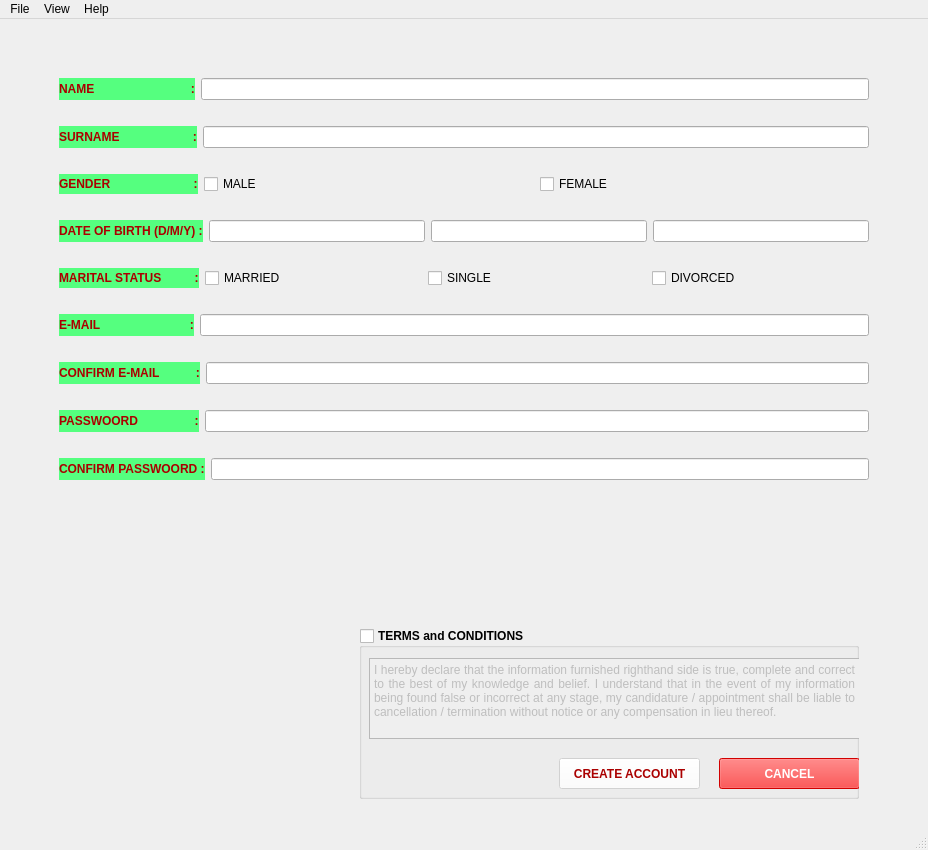
<?xml version="1.0" encoding="UTF-8"?>
<ui version="4.0">
 <class>MainWindow</class>
 <widget class="QMainWindow" name="MainWindow">
  <property name="geometry">
   <rect>
    <x>0</x>
    <y>0</y>
    <width>928</width>
    <height>850</height>
   </rect>
  </property>
  <property name="minimumSize">
   <size>
    <width>750</width>
    <height>850</height>
   </size>
  </property>
  <property name="maximumSize">
   <size>
    <width>1500</width>
    <height>1500</height>
   </size>
  </property>
  <property name="contextMenuPolicy">
   <enum>Qt::DefaultContextMenu</enum>
  </property>
  <property name="windowTitle">
   <string>MainWindow</string>
  </property>
  <widget class="QWidget" name="centralwidget">
   <layout class="QVBoxLayout" name="verticalLayout_3">
    <item>
     <layout class="QVBoxLayout" name="verticalLayout_2" stretch="75,25">
      <property name="leftMargin">
       <number>10</number>
      </property>
      <property name="topMargin">
       <number>10</number>
      </property>
      <property name="rightMargin">
       <number>10</number>
      </property>
      <property name="bottomMargin">
       <number>10</number>
      </property>
      <item>
       <layout class="QVBoxLayout" name="verticalLayout">
        <property name="leftMargin">
         <number>30</number>
        </property>
        <property name="topMargin">
         <number>30</number>
        </property>
        <property name="rightMargin">
         <number>30</number>
        </property>
        <property name="bottomMargin">
         <number>30</number>
        </property>
        <item>
         <layout class="QHBoxLayout" name="horizontalLayout">
          <property name="leftMargin">
           <number>10</number>
          </property>
          <property name="topMargin">
           <number>10</number>
          </property>
          <property name="rightMargin">
           <number>10</number>
          </property>
          <property name="bottomMargin">
           <number>10</number>
          </property>
          <item>
           <widget class="QLabel" name="label">
            <property name="font">
             <font>
              <family>Arial</family>
              <weight>75</weight>
              <bold>true</bold>
             </font>
            </property>
            <property name="styleSheet">
             <string notr="true">background-color: rgb(85, 255, 127);
color: rgb(170, 0, 0);</string>
            </property>
            <property name="text">
             <string>NAME                             :</string>
            </property>
           </widget>
          </item>
          <item>
           <widget class="QLineEdit" name="lineEdit"/>
          </item>
         </layout>
        </item>
        <item>
         <layout class="QHBoxLayout" name="horizontalLayout_2">
          <property name="leftMargin">
           <number>10</number>
          </property>
          <property name="topMargin">
           <number>10</number>
          </property>
          <property name="rightMargin">
           <number>10</number>
          </property>
          <property name="bottomMargin">
           <number>10</number>
          </property>
          <item>
           <widget class="QLabel" name="label_2">
            <property name="font">
             <font>
              <family>Arial</family>
              <weight>75</weight>
              <bold>true</bold>
             </font>
            </property>
            <property name="styleSheet">
             <string notr="true">background-color: rgb(85, 255, 127);
border-color: rgb(0, 0, 0);
color: rgb(170, 0, 0);</string>
            </property>
            <property name="text">
             <string>SURNAME                      :</string>
            </property>
           </widget>
          </item>
          <item>
           <widget class="QLineEdit" name="lineEdit_2"/>
          </item>
         </layout>
        </item>
        <item>
         <layout class="QHBoxLayout" name="horizontalLayout_3">
          <property name="leftMargin">
           <number>10</number>
          </property>
          <property name="topMargin">
           <number>10</number>
          </property>
          <property name="rightMargin">
           <number>10</number>
          </property>
          <property name="bottomMargin">
           <number>10</number>
          </property>
          <item>
           <widget class="QLabel" name="label_3">
            <property name="sizePolicy">
             <sizepolicy hsizetype="Fixed" vsizetype="Preferred">
              <horstretch>0</horstretch>
              <verstretch>0</verstretch>
             </sizepolicy>
            </property>
            <property name="font">
             <font>
              <family>Arial</family>
              <weight>75</weight>
              <bold>true</bold>
             </font>
            </property>
            <property name="styleSheet">
             <string notr="true">background-color: rgb(85, 255, 127);
color: rgb(170, 0, 0);</string>
            </property>
            <property name="text">
             <string>GENDER                         :</string>
            </property>
           </widget>
          </item>
          <item>
           <widget class="QCheckBox" name="checkBox_4">
            <property name="text">
             <string>MALE</string>
            </property>
           </widget>
          </item>
          <item>
           <widget class="QCheckBox" name="checkBox_5">
            <property name="text">
             <string>FEMALE</string>
            </property>
           </widget>
          </item>
         </layout>
        </item>
        <item>
         <layout class="QHBoxLayout" name="horizontalLayout_10">
          <property name="leftMargin">
           <number>10</number>
          </property>
          <property name="topMargin">
           <number>10</number>
          </property>
          <property name="rightMargin">
           <number>10</number>
          </property>
          <property name="bottomMargin">
           <number>10</number>
          </property>
          <item>
           <widget class="QLabel" name="label_4">
            <property name="sizePolicy">
             <sizepolicy hsizetype="Fixed" vsizetype="Preferred">
              <horstretch>0</horstretch>
              <verstretch>0</verstretch>
             </sizepolicy>
            </property>
            <property name="font">
             <font>
              <family>Arial</family>
              <weight>75</weight>
              <bold>true</bold>
             </font>
            </property>
            <property name="styleSheet">
             <string notr="true">background-color: rgb(85, 255, 127);
color: rgb(170, 0, 0);</string>
            </property>
            <property name="text">
             <string>DATE OF BIRTH (D/M/Y) :</string>
            </property>
           </widget>
          </item>
          <item>
           <widget class="QLineEdit" name="lineEdit_7"/>
          </item>
          <item>
           <widget class="QLineEdit" name="lineEdit_8"/>
          </item>
          <item>
           <widget class="QLineEdit" name="lineEdit_9"/>
          </item>
         </layout>
        </item>
        <item>
         <layout class="QHBoxLayout" name="horizontalLayout_4">
          <property name="leftMargin">
           <number>10</number>
          </property>
          <property name="topMargin">
           <number>10</number>
          </property>
          <property name="rightMargin">
           <number>10</number>
          </property>
          <property name="bottomMargin">
           <number>10</number>
          </property>
          <item>
           <widget class="QLabel" name="label_5">
            <property name="sizePolicy">
             <sizepolicy hsizetype="Fixed" vsizetype="Preferred">
              <horstretch>0</horstretch>
              <verstretch>0</verstretch>
             </sizepolicy>
            </property>
            <property name="font">
             <font>
              <family>Arial</family>
              <weight>75</weight>
              <bold>true</bold>
             </font>
            </property>
            <property name="styleSheet">
             <string notr="true">background-color: rgb(85, 255, 127);
color: rgb(170, 0, 0);</string>
            </property>
            <property name="text">
             <string>MARITAL STATUS          :</string>
            </property>
           </widget>
          </item>
          <item>
           <widget class="QCheckBox" name="checkBox">
            <property name="text">
             <string>MARRIED</string>
            </property>
           </widget>
          </item>
          <item>
           <widget class="QCheckBox" name="checkBox_2">
            <property name="text">
             <string>SINGLE</string>
            </property>
           </widget>
          </item>
          <item>
           <widget class="QCheckBox" name="checkBox_3">
            <property name="text">
             <string>DIVORCED</string>
            </property>
           </widget>
          </item>
         </layout>
        </item>
        <item>
         <layout class="QHBoxLayout" name="horizontalLayout_5">
          <property name="leftMargin">
           <number>10</number>
          </property>
          <property name="topMargin">
           <number>10</number>
          </property>
          <property name="rightMargin">
           <number>10</number>
          </property>
          <property name="bottomMargin">
           <number>10</number>
          </property>
          <item>
           <widget class="QLabel" name="label_6">
            <property name="font">
             <font>
              <family>Arial</family>
              <weight>75</weight>
              <bold>true</bold>
             </font>
            </property>
            <property name="styleSheet">
             <string notr="true">background-color: rgb(85, 255, 127);
color: rgb(170, 0, 0);</string>
            </property>
            <property name="text">
             <string>E-MAIL                           :</string>
            </property>
           </widget>
          </item>
          <item>
           <widget class="QLineEdit" name="lineEdit_3"/>
          </item>
         </layout>
        </item>
        <item>
         <layout class="QHBoxLayout" name="horizontalLayout_6">
          <property name="leftMargin">
           <number>10</number>
          </property>
          <property name="topMargin">
           <number>10</number>
          </property>
          <property name="rightMargin">
           <number>10</number>
          </property>
          <property name="bottomMargin">
           <number>10</number>
          </property>
          <item>
           <widget class="QLabel" name="label_7">
            <property name="font">
             <font>
              <family>Arial</family>
              <weight>75</weight>
              <bold>true</bold>
             </font>
            </property>
            <property name="styleSheet">
             <string notr="true">background-color: rgb(85, 255, 127);
color: rgb(170, 0, 0);</string>
            </property>
            <property name="text">
             <string>CONFIRM E-MAIL           :</string>
            </property>
           </widget>
          </item>
          <item>
           <widget class="QLineEdit" name="lineEdit_4"/>
          </item>
         </layout>
        </item>
        <item>
         <layout class="QHBoxLayout" name="horizontalLayout_8">
          <property name="leftMargin">
           <number>10</number>
          </property>
          <property name="topMargin">
           <number>10</number>
          </property>
          <property name="rightMargin">
           <number>10</number>
          </property>
          <property name="bottomMargin">
           <number>10</number>
          </property>
          <item>
           <widget class="QLabel" name="label_8">
            <property name="font">
             <font>
              <family>Arial</family>
              <weight>75</weight>
              <bold>true</bold>
             </font>
            </property>
            <property name="styleSheet">
             <string notr="true">background-color: rgb(85, 255, 127);
color: rgb(170, 0, 0);</string>
            </property>
            <property name="text">
             <string>PASSWOORD                 :</string>
            </property>
           </widget>
          </item>
          <item>
           <widget class="QLineEdit" name="lineEdit_5"/>
          </item>
         </layout>
        </item>
        <item>
         <layout class="QHBoxLayout" name="horizontalLayout_9">
          <property name="leftMargin">
           <number>10</number>
          </property>
          <property name="topMargin">
           <number>10</number>
          </property>
          <property name="rightMargin">
           <number>10</number>
          </property>
          <property name="bottomMargin">
           <number>10</number>
          </property>
          <item>
           <widget class="QLabel" name="label_9">
            <property name="font">
             <font>
              <family>Arial</family>
              <weight>75</weight>
              <bold>true</bold>
             </font>
            </property>
            <property name="styleSheet">
             <string notr="true">background-color: rgb(85, 255, 127);
color: rgb(170, 0, 0);</string>
            </property>
            <property name="text">
             <string>CONFIRM PASSWOORD :</string>
            </property>
           </widget>
          </item>
          <item>
           <widget class="QLineEdit" name="lineEdit_6"/>
          </item>
         </layout>
        </item>
        <item>
         <widget class="QLabel" name="uyarialani">
          <property name="font">
           <font>
            <pointsize>10</pointsize>
            <weight>75</weight>
            <bold>true</bold>
            <underline>true</underline>
           </font>
          </property>
          <property name="styleSheet">
           <string notr="true">
color: rgb(255, 0, 0);</string>
          </property>
          <property name="text">
           <string/>
          </property>
         </widget>
        </item>
       </layout>
      </item>
      <item>
       <layout class="QHBoxLayout" name="horizontalLayout_7" stretch="20,80,0">
        <property name="leftMargin">
         <number>10</number>
        </property>
        <property name="topMargin">
         <number>10</number>
        </property>
        <property name="rightMargin">
         <number>10</number>
        </property>
        <property name="bottomMargin">
         <number>10</number>
        </property>
        <item>
         <spacer name="horizontalSpacer">
          <property name="orientation">
           <enum>Qt::Horizontal</enum>
          </property>
          <property name="sizeHint" stdset="0">
           <size>
            <width>40</width>
            <height>20</height>
           </size>
          </property>
         </spacer>
        </item>
        <item>
         <widget class="QGroupBox" name="groupBox">
          <property name="sizePolicy">
           <sizepolicy hsizetype="Fixed" vsizetype="Preferred">
            <horstretch>0</horstretch>
            <verstretch>0</verstretch>
           </sizepolicy>
          </property>
          <property name="maximumSize">
           <size>
            <width>500</width>
            <height>200</height>
           </size>
          </property>
          <property name="font">
           <font>
            <family>Arial</family>
            <weight>75</weight>
            <bold>true</bold>
           </font>
          </property>
          <property name="title">
           <string>TERMS and CONDITIONS</string>
          </property>
          <property name="flat">
           <bool>false</bool>
          </property>
          <property name="checkable">
           <bool>true</bool>
          </property>
          <property name="checked">
           <bool>false</bool>
          </property>
          <widget class="QTextBrowser" name="textBrowser">
           <property name="geometry">
            <rect>
             <x>10</x>
             <y>30</y>
             <width>491</width>
             <height>81</height>
            </rect>
           </property>
           <property name="html">
            <string>&lt;!DOCTYPE HTML PUBLIC &quot;-//W3C//DTD HTML 4.0//EN&quot; &quot;http://www.w3.org/TR/REC-html40/strict.dtd&quot;&gt;
&lt;html&gt;&lt;head&gt;&lt;meta name=&quot;qrichtext&quot; content=&quot;1&quot; /&gt;&lt;style type=&quot;text/css&quot;&gt;
p, li { white-space: pre-wrap; }
&lt;/style&gt;&lt;/head&gt;&lt;body style=&quot; font-family:'Arial'; font-size:7.8pt; font-weight:600; font-style:normal;&quot;&gt;
&lt;p align=&quot;justify&quot; style=&quot; margin-top:0px; margin-bottom:0px; margin-left:0px; margin-right:0px; -qt-block-indent:0; text-indent:0px;&quot;&gt;&lt;span style=&quot; font-family:'MS Shell Dlg 2'; font-size:9pt; font-weight:400;&quot;&gt;I hereby declare that the information furnished righthand side is true, complete and correct to the best of my knowledge and belief. I understand that in the event of my information being found false or incorrect at any stage, my candidature / appointment shall be liable to cancellation / termination without notice or any compensation in lieu thereof.  &lt;/span&gt;&lt;/p&gt;
&lt;p align=&quot;justify&quot; style=&quot; margin-top:0px; margin-bottom:0px; margin-left:0px; margin-right:0px; -qt-block-indent:0; text-indent:0px;&quot;&gt;&lt;span style=&quot; font-family:'MS Shell Dlg 2'; font-size:10pt; font-weight:400;&quot;&gt; &lt;/span&gt;&lt;/p&gt;&lt;/body&gt;&lt;/html&gt;</string>
           </property>
          </widget>
          <widget class="QPushButton" name="create_account">
           <property name="geometry">
            <rect>
             <x>200</x>
             <y>130</y>
             <width>141</width>
             <height>31</height>
            </rect>
           </property>
           <property name="styleSheet">
            <string notr="true">background-color: rgb(255, 255, 255);
color: rgb(170, 0, 0);</string>
           </property>
           <property name="text">
            <string>CREATE ACCOUNT</string>
           </property>
           <property name="autoDefault">
            <bool>false</bool>
           </property>
           <property name="default">
            <bool>false</bool>
           </property>
           <property name="flat">
            <bool>false</bool>
           </property>
          </widget>
          <widget class="QPushButton" name="cancel">
           <property name="geometry">
            <rect>
             <x>360</x>
             <y>130</y>
             <width>141</width>
             <height>31</height>
            </rect>
           </property>
           <property name="styleSheet">
            <string notr="true">background-color: rgb(255, 0, 0);
color: rgb(255, 255, 255);</string>
           </property>
           <property name="text">
            <string>CANCEL</string>
           </property>
          </widget>
         </widget>
        </item>
        <item>
         <spacer name="horizontalSpacer_2">
          <property name="orientation">
           <enum>Qt::Horizontal</enum>
          </property>
          <property name="sizeHint" stdset="0">
           <size>
            <width>40</width>
            <height>20</height>
           </size>
          </property>
         </spacer>
        </item>
       </layout>
      </item>
     </layout>
    </item>
   </layout>
  </widget>
  <widget class="QMenuBar" name="menubar">
   <property name="geometry">
    <rect>
     <x>0</x>
     <y>0</y>
     <width>928</width>
     <height>26</height>
    </rect>
   </property>
   <widget class="QMenu" name="menuFile">
    <property name="title">
     <string>File</string>
    </property>
    <addaction name="createaccount1"/>
    <addaction name="cancel1"/>
    <addaction name="quit1"/>
   </widget>
   <widget class="QMenu" name="menuView">
    <property name="title">
     <string>View</string>
    </property>
    <addaction name="zoomin"/>
    <addaction name="zoomout"/>
   </widget>
   <widget class="QMenu" name="menuHelp">
    <property name="title">
     <string>Help</string>
    </property>
    <widget class="QMenu" name="about">
     <property name="title">
      <string>About</string>
     </property>
     <addaction name="actionWebpage_Info"/>
    </widget>
    <addaction name="about"/>
   </widget>
   <addaction name="menuFile"/>
   <addaction name="menuView"/>
   <addaction name="menuHelp"/>
  </widget>
  <widget class="QStatusBar" name="statusbar"/>
  <action name="createaccount1">
   <property name="text">
    <string>Create Account</string>
   </property>
   <property name="shortcut">
    <string>Ctrl+K</string>
   </property>
  </action>
  <action name="cancel1">
   <property name="text">
    <string>Cancel</string>
   </property>
   <property name="shortcut">
    <string>Ctrl+I</string>
   </property>
  </action>
  <action name="quit1">
   <property name="text">
    <string>Quit</string>
   </property>
   <property name="shortcut">
    <string>Ctrl+Q</string>
   </property>
  </action>
  <action name="actionPrint">
   <property name="text">
    <string>Print</string>
   </property>
  </action>
  <action name="actionQuit">
   <property name="text">
    <string>Quit</string>
   </property>
  </action>
  <action name="zoomin">
   <property name="text">
    <string>Zoom In</string>
   </property>
   <property name="shortcut">
    <string>Ctrl+Y</string>
   </property>
  </action>
  <action name="zoomout">
   <property name="text">
    <string>Zoom Out</string>
   </property>
   <property name="shortcut">
    <string>Ctrl+U</string>
   </property>
  </action>
  <action name="actionCut">
   <property name="text">
    <string>Cut</string>
   </property>
  </action>
  <action name="actionCopy">
   <property name="text">
    <string>Copy</string>
   </property>
  </action>
  <action name="actionPaste">
   <property name="text">
    <string>Paste</string>
   </property>
  </action>
  <action name="actionPreferences">
   <property name="text">
    <string>Preferences...</string>
   </property>
  </action>
  <action name="actionWebpage_Info">
   <property name="text">
    <string>Webpage Info</string>
   </property>
   <property name="shortcut">
    <string>F1</string>
   </property>
  </action>
 </widget>
 <resources/>
 <connections>
  <connection>
   <sender>cancel</sender>
   <signal>clicked()</signal>
   <receiver>lineEdit_6</receiver>
   <slot>clear()</slot>
   <hints>
    <hint type="sourcelabel">
     <x>787</x>
     <y>776</y>
    </hint>
    <hint type="destinationlabel">
     <x>546</x>
     <y>504</y>
    </hint>
   </hints>
  </connection>
  <connection>
   <sender>cancel</sender>
   <signal>clicked()</signal>
   <receiver>lineEdit_5</receiver>
   <slot>clear()</slot>
   <hints>
    <hint type="sourcelabel">
     <x>792</x>
     <y>768</y>
    </hint>
    <hint type="destinationlabel">
     <x>622</x>
     <y>459</y>
    </hint>
   </hints>
  </connection>
  <connection>
   <sender>cancel</sender>
   <signal>clicked()</signal>
   <receiver>lineEdit_4</receiver>
   <slot>clear()</slot>
   <hints>
    <hint type="sourcelabel">
     <x>799</x>
     <y>769</y>
    </hint>
    <hint type="destinationlabel">
     <x>660</x>
     <y>408</y>
    </hint>
   </hints>
  </connection>
  <connection>
   <sender>cancel</sender>
   <signal>clicked()</signal>
   <receiver>lineEdit_3</receiver>
   <slot>clear()</slot>
   <hints>
    <hint type="sourcelabel">
     <x>789</x>
     <y>768</y>
    </hint>
    <hint type="destinationlabel">
     <x>611</x>
     <y>351</y>
    </hint>
   </hints>
  </connection>
  <connection>
   <sender>cancel</sender>
   <signal>clicked(bool)</signal>
   <receiver>checkBox_3</receiver>
   <slot>setChecked(bool)</slot>
   <hints>
    <hint type="sourcelabel">
     <x>830</x>
     <y>778</y>
    </hint>
    <hint type="destinationlabel">
     <x>760</x>
     <y>310</y>
    </hint>
   </hints>
  </connection>
  <connection>
   <sender>cancel</sender>
   <signal>clicked(bool)</signal>
   <receiver>checkBox_2</receiver>
   <slot>setChecked(bool)</slot>
   <hints>
    <hint type="sourcelabel">
     <x>800</x>
     <y>775</y>
    </hint>
    <hint type="destinationlabel">
     <x>512</x>
     <y>300</y>
    </hint>
   </hints>
  </connection>
  <connection>
   <sender>cancel</sender>
   <signal>clicked(bool)</signal>
   <receiver>checkBox</receiver>
   <slot>setChecked(bool)</slot>
   <hints>
    <hint type="sourcelabel">
     <x>782</x>
     <y>768</y>
    </hint>
    <hint type="destinationlabel">
     <x>284</x>
     <y>301</y>
    </hint>
   </hints>
  </connection>
  <connection>
   <sender>cancel</sender>
   <signal>clicked()</signal>
   <receiver>lineEdit_2</receiver>
   <slot>clear()</slot>
   <hints>
    <hint type="sourcelabel">
     <x>813</x>
     <y>772</y>
    </hint>
    <hint type="destinationlabel">
     <x>681</x>
     <y>155</y>
    </hint>
   </hints>
  </connection>
  <connection>
   <sender>cancel</sender>
   <signal>clicked()</signal>
   <receiver>lineEdit</receiver>
   <slot>clear()</slot>
   <hints>
    <hint type="sourcelabel">
     <x>802</x>
     <y>769</y>
    </hint>
    <hint type="destinationlabel">
     <x>776</x>
     <y>101</y>
    </hint>
   </hints>
  </connection>
  <connection>
   <sender>cancel</sender>
   <signal>clicked(bool)</signal>
   <receiver>groupBox</receiver>
   <slot>setChecked(bool)</slot>
   <hints>
    <hint type="sourcelabel">
     <x>821</x>
     <y>771</y>
    </hint>
    <hint type="destinationlabel">
     <x>775</x>
     <y>643</y>
    </hint>
   </hints>
  </connection>
  <connection>
   <sender>cancel</sender>
   <signal>clicked()</signal>
   <receiver>lineEdit_9</receiver>
   <slot>clear()</slot>
   <hints>
    <hint type="sourcelabel">
     <x>839</x>
     <y>766</y>
    </hint>
    <hint type="destinationlabel">
     <x>807</x>
     <y>250</y>
    </hint>
   </hints>
  </connection>
  <connection>
   <sender>cancel</sender>
   <signal>clicked()</signal>
   <receiver>lineEdit_8</receiver>
   <slot>clear()</slot>
   <hints>
    <hint type="sourcelabel">
     <x>838</x>
     <y>779</y>
    </hint>
    <hint type="destinationlabel">
     <x>595</x>
     <y>254</y>
    </hint>
   </hints>
  </connection>
  <connection>
   <sender>cancel</sender>
   <signal>clicked()</signal>
   <receiver>lineEdit_7</receiver>
   <slot>clear()</slot>
   <hints>
    <hint type="sourcelabel">
     <x>788</x>
     <y>771</y>
    </hint>
    <hint type="destinationlabel">
     <x>374</x>
     <y>253</y>
    </hint>
   </hints>
  </connection>
  <connection>
   <sender>cancel</sender>
   <signal>clicked(bool)</signal>
   <receiver>checkBox_5</receiver>
   <slot>setChecked(bool)</slot>
   <hints>
    <hint type="sourcelabel">
     <x>723</x>
     <y>779</y>
    </hint>
    <hint type="destinationlabel">
     <x>590</x>
     <y>210</y>
    </hint>
   </hints>
  </connection>
  <connection>
   <sender>cancel</sender>
   <signal>clicked(bool)</signal>
   <receiver>checkBox_4</receiver>
   <slot>setChecked(bool)</slot>
   <hints>
    <hint type="sourcelabel">
     <x>738</x>
     <y>764</y>
    </hint>
    <hint type="destinationlabel">
     <x>276</x>
     <y>197</y>
    </hint>
   </hints>
  </connection>
 </connections>
 <slots>
  <slot>create()</slot>
  <slot>slot1()</slot>
 </slots>
</ui>
